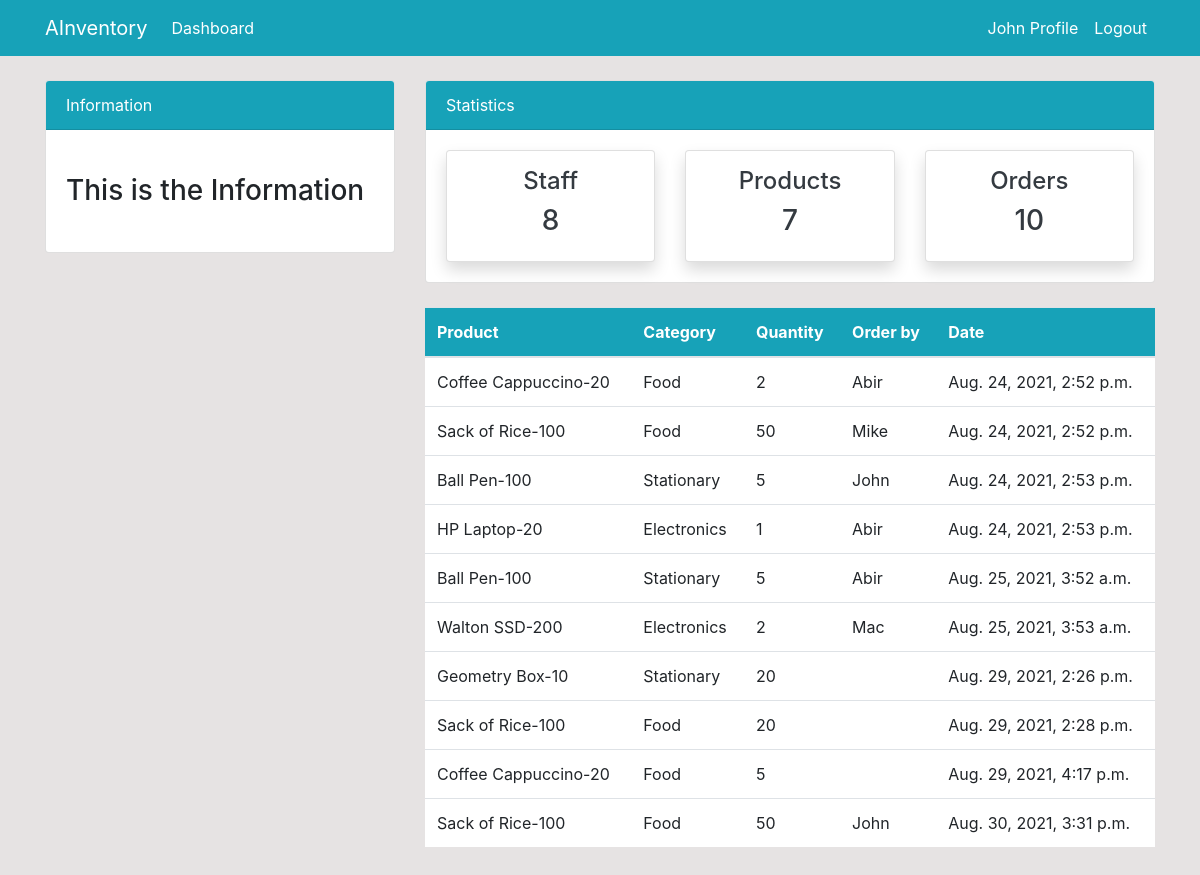
The page /order/ (signed in) on the database its author committed.
### dashboard/models.py (models this page shows, shortened)
class Order(models.Model):
    product = models.ForeignKey(Product, on_delete=models.CASCADE, null=True)
    staff = models.ForeignKey(User, models.CASCADE, null = True)
    order_quantity = models.PositiveIntegerField(null=True)
    date = models.DateTimeField(auto_now_add=True)
    class Meta:
        verbose_name_plural = 'Order'

class Product(models.Model):
    name = models.CharField(max_length=100, null = True)
    category = models.CharField(max_length=20, choices = CATEGORY, null = True)
    quantity = models.PositiveIntegerField(null = True)
    class Meta:
        verbose_name_plural = 'Product'
    def __str__(self):
        return f'{self.name}-{self.quantity}'

### dashboard/views.py (the view)
# urls.py: path('order/', views.order, name='dashboard-order'),
@login_required
def order(request):
    orders = Order.objects.all()
    orders_count = orders.count()
    workers_count = User.objects.all().count()
    product_count = Product.objects.all().count()
    context={
        'orders':orders,
        'workers_count':workers_count,
        'orders_count':orders_count,
        'product_count': product_count,
    }
    return render(request, 'dashboard/order.html', context)

### templates/dashboard/order.html (shortened to what this page needs)
{% extends 'partials/base.html' %}
{% block content %}
{% include 'partials/topnav.html' %}
<div class="container">
    <div class="row my-4">
        <div class="col-md-4">
        </div>
        <div class="col-md-8">
            <table class="table bg-white">
                <thead class="bg-info">
                    <tr class="text-white">
                        <th scope="col">Product</th>
                        <th scope="col">Category</th>
                        <th scope="col">Quantity</th>
                        <th scope="col">Order by</th>
                        <th scope="col">Date</th>
                    </tr>
                </thead>
                <tbody>
                    {% for orders in orders %}
                    <tr>
                        <td>{{ orders.product }}</td>
                        <td>{{ orders.product.category }}</td>
                        <td>{{ orders.order_quantity }}</td>
                        <td>
                            {{ orders.staff.username }}
                        </td>
                        <td>
                            {{ orders.date }}
                        </td>
                    </tr>
                    {% endfor %}
                </tbody>
            </table>
        </div>
    </div>
</div>
{% endblock %}

### templates/partials/nav.html (shortened to what this page needs)
<nav class="navbar navbar-expand-lg navbar-info bg-info">
    {% if user.is_authenticated %}
    <div class="container">
        <a class="navbar-brand text-white" href="{% url 'dashboard-index' %}">AInventory</a>
        <div class="collapse navbar-collapse" id="navbarSupportedContent">
            <ul class="navbar-nav mr-auto">
                <li class="nav-item active">
                    <a class="nav-link text-white" href="{% url 'dashboard-index' %}">Dashboard </a>
                </li>
            </ul>
            <ul class="navbar-nav ml-auto">
                <li class="nav-item active">
                    <a class="nav-link text-white" href="{% url 'user-profile' %}">{{ user.username }} Profile </a>
                </li>
                <li class="nav-item">
                    <a class="nav-link text-white" href="{% url 'user-logout' %}">Logout</a>
                </li>
            </ul>
            {% endif %}
        </div>
    </div>
</nav>

### static/style.css (style rules this page uses)
body { background: rgb(230, 227, 227); }

### rows shown on the page
Order: product "Coffee Cappuccino-20", product.category "Food", order_quantity "2", staff.username "Abir", date "Aug. 24, 2021, 2:52 p.m."
Order: product "Sack of Rice-100", product.category "Food", order_quantity "50", staff.username "Mike", date "Aug. 24, 2021, 2:52 p.m."
Order: product "Ball Pen-100", product.category "Stationary", order_quantity "5", staff.username "John", date "Aug. 24, 2021, 2:53 p.m."
Order: product "HP Laptop-20", product.category "Electronics", order_quantity "1", staff.username "Abir", date "Aug. 24, 2021, 2:53 p.m."
Order: product "Ball Pen-100", product.category "Stationary", order_quantity "5", staff.username "Abir", date "Aug. 25, 2021, 3:52 a.m."
Order: product "Walton SSD-200", product.category "Electronics", order_quantity "2", staff.username "Mac", date "Aug. 25, 2021, 3:53 a.m."
Order: product "Geometry Box-10", product.category "Stationary", order_quantity "20", date "Aug. 29, 2021, 2:26 p.m."
Order: product "Sack of Rice-100", product.category "Food", order_quantity "20", date "Aug. 29, 2021, 2:28 p.m."
Order: product "Coffee Cappuccino-20", product.category "Food", order_quantity "5", date "Aug. 29, 2021, 4:17 p.m."
Order: product "Sack of Rice-100", product.category "Food", order_quantity "50", staff.username "John", date "Aug. 30, 2021, 3:31 p.m."

### other values the page prints
{{ user.username }} "John"
{{ workers_count }} "8"
{{ product_count }} "7"
{{ orders_count }} "10"
